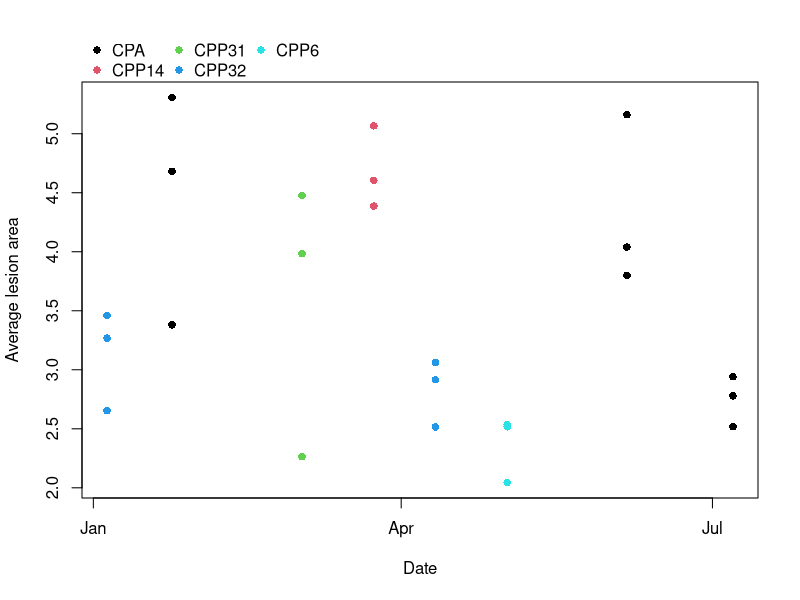
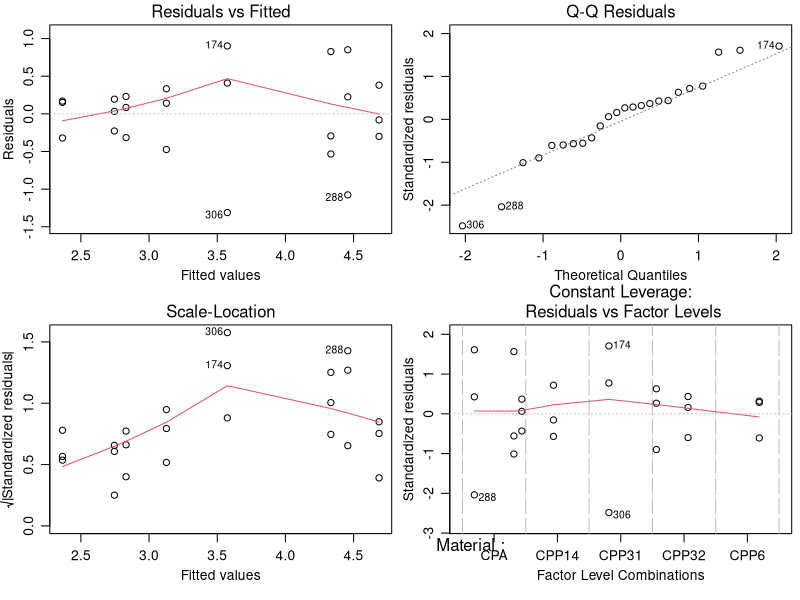
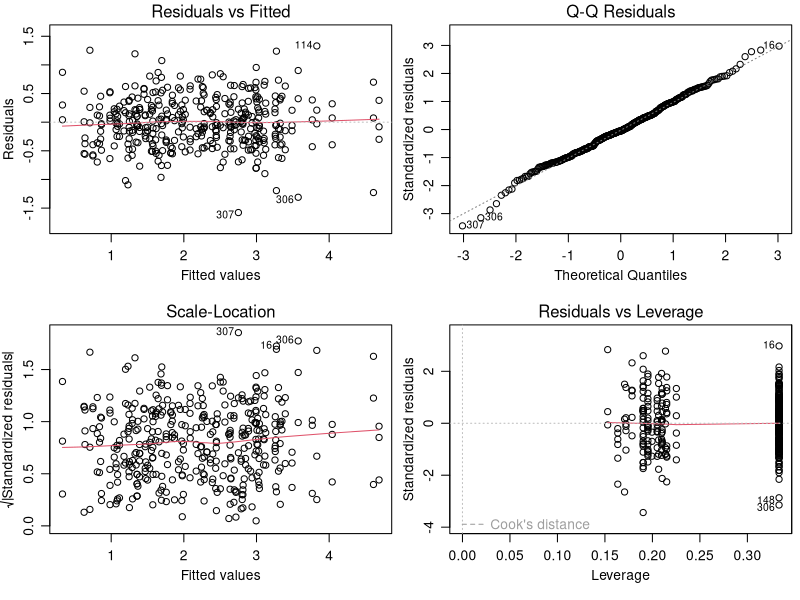
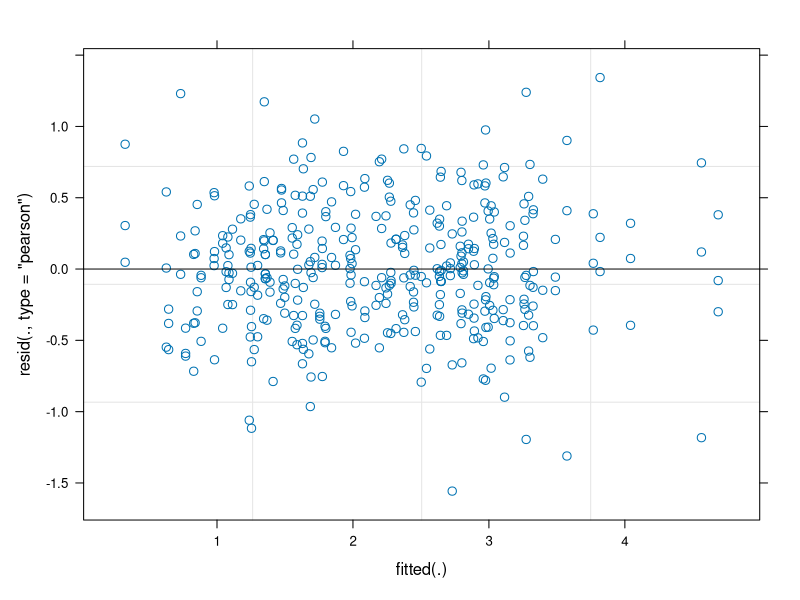
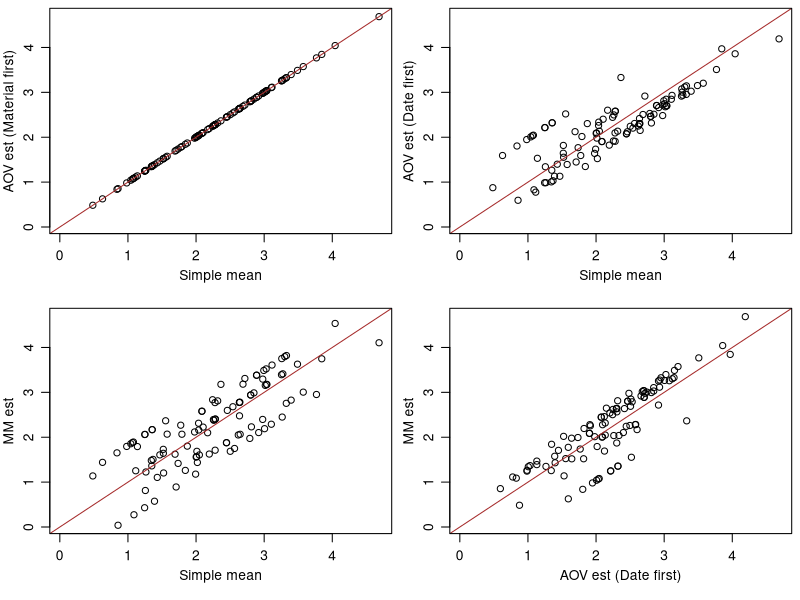
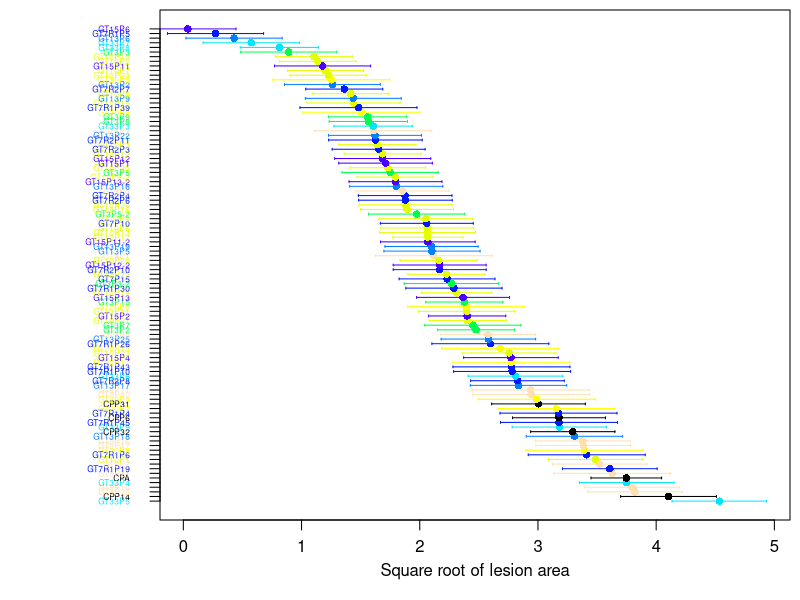

Reproduce these figures in R, in order.
## ---- chunk 1
# knitr::opts_chunk$set(echo=TRUE, cache=TRUE, error=TRUE)
knitr::opts_chunk$set(echo=TRUE, cache=TRUE, error=TRUE)
## ---- chunk 2
setwd("~/GitHub/Ecuador/ExptalData/Andrea")
rm(list=ls()) # clears the global environment
library(readxl)
TaData<- read_excel("TreeTomatoData.xlsx", sheet = "Data", na = 'NA')
TaData$Material <- factor(TaData$Material)

# summary(TaData)
# table(TaData$Material)

TaData$lesArea <- TaData$Decua*TaData$Dlong*pi # lesion area

TaAgg <- aggregate(TaData[,c("Decua","Dlong","lesArea")], TaData[,c("Material","Date","Rep")], mean,
                   na.rm=TRUE)
## ---- chunk 3
ttCont <- TaAgg[substring(TaAgg$Material, 1, 2)=='CP',]
ttCont$Material <- factor(ttCont$Material)
plot(ttCont$Date, sqrt(ttCont$lesArea), xlab='Date', ylab='Average lesion area', pch=16,
     col=ttCont$Material)
pc <- par()$usr # coordinates of the plot corners
legend(pc[1], pc[4]+diff(pc[3:4])/8, levels(ttCont$Material), col=factor(levels(ttCont$Material)),
       pch=16, ncol=3, bty='n', xpd=TRUE)

ttAOV <- aov(sqrt(lesArea)~Material+factor(Date), data=ttCont)
par(mfrow=c(2,2), mgp=c(2, 0.8, 0), mar=c(4,3,1.5,0.5))
plot(ttAOV)
anova(ttAOV)
## ---- chunk 4
selnAOV <- aov(sqrt(lesArea)~Material+factor(Date), data=TaAgg)
selnAOV1 <- aov(sqrt(lesArea)~factor(Date)+Material, data=TaAgg) # fitting Date first
par(mfrow=c(2,2), mgp=c(2, 0.8, 0), mar=c(4,3,1.5,0.5))
plot(selnAOV)
anova(selnAOV)
## ---- chunk 5
library(lme4)
TaAgg$DateFact <- factor(TaAgg$Date)

selnMM <- lmer(sqrt(lesArea)~-1+Material+(1|DateFact), data=TaAgg)
par(mfrow=c(1,1), mgp=c(2, 0.8, 0), mar=c(4,3,0.5,0.5))
plot(selnMM)
anova(selnMM)
ests <- summary(selnMM)$coefficients # get the estimates
(estsOrd <- ests[order(ests[,'Estimate']),])
## ---- chunk 6
ttMn <- cbind(ests, simpleMn=tapply(sqrt(TaAgg$lesArea), TaAgg$Material, mean, na.rm=TRUE),
              aovEst=model.tables(selnAOV, type='means')$tables$Material,
              aov1Est=model.tables(selnAOV1, type='means')$tables$Material)
par(mfrow=c(2,2), mgp=c(2, 0.8, 0), mar=c(4,3,0.5,0.5))
axLim <- range(ttMn[,c('simpleMn','aovEst','aov1Est','Estimate')])
plot(ttMn[,'simpleMn'], ttMn[,'aovEst'], xlab='Simple mean', xlim=axLim, ylim=axLim, 
     ylab='AOV est (Material first)', panel.last=abline(0, 1, col='brown'))
plot(ttMn[,'simpleMn'], ttMn[,'aov1Est'], xlab='Simple mean', xlim=axLim, ylim=axLim,
     ylab='AOV est (Date first)', panel.last=abline(0, 1, col='brown'))
plot(ttMn[,'simpleMn'], ttMn[,'Estimate'], xlab='Simple mean', xlim=axLim, ylim=axLim,
     ylab='MM est', panel.last=abline(0, 1, col='brown'))
plot(ttMn[,'aov1Est'], ttMn[,'aovEst'], xlab='AOV est (Date first)', xlim=axLim, ylim=axLim,
     ylab='MM est', panel.last=abline(0, 1, col='brown'))
## ---- chunk 7
rownames(estsOrd) <- gsub('Material', '', rownames(estsOrd))
# Omit 3 and6 since I don't know what they are
dpData <- as.data.frame(estsOrd[!(rownames(estsOrd) %in% c(3,6)),])
dpData$Family <- substring(rownames(dpData), 1, 4)
dpData[substring(dpData$Family, 1, 1)=='C','Family'] <- 
  substring(dpData[substring(dpData$Family, 1, 1)=='C','Family'], 1, 3)
dpData[substring(dpData$Family, 1, 1)=='G' &
         substring(dpData$Family, 4) %in% c('P','R'),'Family'] <- 
  substring(dpData[substring(dpData$Family, 1, 1)=='G' &
                     substring(dpData$Family, 4) %in% c('P','R'),'Family'], 1, 3)
dpData$Family <- factor(dpData$Family, unique(dpData$Family))
ttCols <- topo.colors(nlevels(dpData$Family)-2)
dpData[substring(dpData$Family, 1, 1)=='G', 'famCols'] <- 
  ttCols[as.numeric(dpData[substring(dpData$Family, 1, 1)=='G', 'Family'])]
dpData[dpData$Family %in% c('CPA','CPP'), 'famCols'] <- 'black' 
dpData <- dpData[order(-dpData$Estimate),] # reverse order
nR <- nrow(dpData)
par(mfrow=c(1,1), mgp=c(2,0.8,0), mar=c(4,8,0.5,0.5))
plot(dpData$Estimate, 1:nR, xlim=c(0, max(dpData$Estimate+dpData$`Std. Error`)),
     col=dpData$famCols, pch=16, yaxt='n', xlab='Square root of lesion area', ylab='')
arrows(dpData$Estimate+dpData$`Std. Error`, 1:nR,
       dpData$Estimate-dpData$`Std. Error`, 1:nR,
       angle=90, length=0.01, code=3, col=dpData$famCols)
axis(2, 1:nR, rep('', nR))
text(-0.45, 1:nR, rownames(dpData), col=dpData$famCols, adj=1, cex=0.5, xpd=TRUE)
